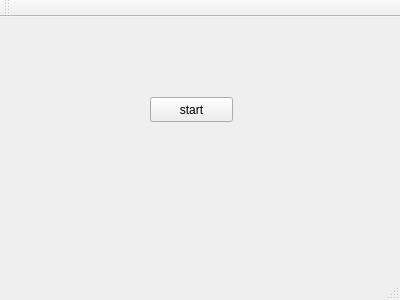
<?xml version="1.0" encoding="UTF-8"?>
<ui version="4.0">
 <class>MainWindow</class>
 <widget class="QMainWindow" name="MainWindow">
  <property name="geometry">
   <rect>
    <x>0</x>
    <y>0</y>
    <width>400</width>
    <height>300</height>
   </rect>
  </property>
  <property name="windowTitle">
   <string>MainWindow</string>
  </property>
  <widget class="QWidget" name="centralWidget">
   <widget class="QPushButton" name="start_button">
    <property name="geometry">
     <rect>
      <x>150</x>
      <y>80</y>
      <width>83</width>
      <height>25</height>
     </rect>
    </property>
    <property name="text">
     <string>start</string>
    </property>
   </widget>
  </widget>
  <widget class="QMenuBar" name="menuBar">
   <property name="geometry">
    <rect>
     <x>0</x>
     <y>0</y>
     <width>400</width>
     <height>22</height>
    </rect>
   </property>
  </widget>
  <widget class="QToolBar" name="mainToolBar">
   <attribute name="toolBarArea">
    <enum>TopToolBarArea</enum>
   </attribute>
   <attribute name="toolBarBreak">
    <bool>false</bool>
   </attribute>
  </widget>
  <widget class="QStatusBar" name="statusBar"/>
 </widget>
 <layoutdefault spacing="6" margin="11"/>
 <resources/>
 <connections/>
</ui>
